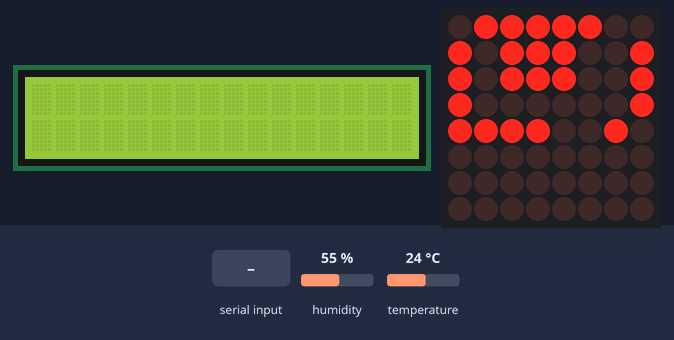
Bench run of a sketch on a simulated Arduino Uno, built with avr-gcc and run on an emulated ATmega328P. Shown: 16×2 character LCD, 8×8 LED matrix. The test bench sets the inputs (shaded band); at power-on: humidity 55 %, temperature 24 °C. Random numbers use the default seed unless the sketch sets one; what the sketch prints to the serial monitor is not drawn.

Above: at 1.2 s.
1.3 s: "1\n" received over Serial
At 2.1 s:
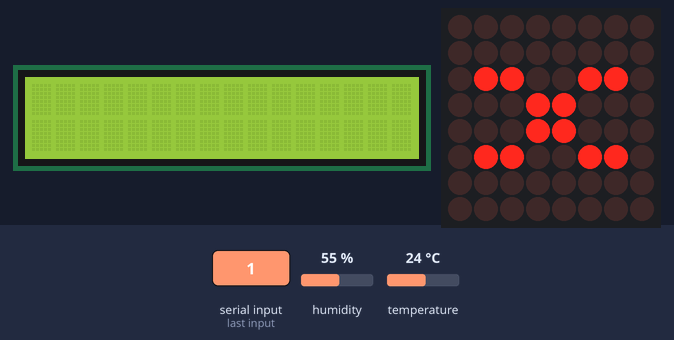
Timing chart, 0 to 4.3 s (numbered marks = the images above; inputs shaded):
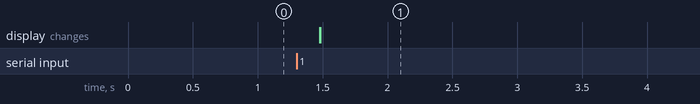

The sketch:

arduino_code.ino
```cpp
//www.elegoo.com
//2018.10.25

#include "LedControl.h"
#include <stdlib.h>
#include <dht_nonblocking.h>
#define DHT_SENSOR_TYPE DHT_TYPE_11
#define MESSAGE_BUFFER_SIZE 512
#include <LiquidCrystal.h>

LedControl lc = LedControl(12,10,11,1);
LiquidCrystal lcd(3, 9, 4, 5, 6, 7);

unsigned long delaytime1=200;
unsigned long delaytime2=30;

static const int DHT_TMPHMD_PIN = 2;
DHT_nonblocking dht_sensor( DHT_TMPHMD_PIN, DHT_SENSOR_TYPE );

const int LIGHT_id = 1;
const int WTRLVL_id = 0;

int facing = 1;
int time = 0;

int sentiment = 2;

char messageBuffer[512];

char printBuffer[250];

/*
 * Initialize the serial port.
 */
void setup()
{
  Serial.begin(9600);

  lcd.begin(16,2);
  lcd.noCursor();

  /*
  The MAX72XX is in power-saving mode on startup,
  we have to do a wakeup call
  */
  lc.shutdown(0,false);
  /* Set the brightness to a medium values */
  lc.setIntensity(0,6);
  /* and clear the display */
  lc.clearDisplay(0);

  strcpy(printBuffer,"Hello World! I am a Plant!\0");
}

void write(char* tex){
  lcd.write(tex);
}

void chill(){
  byte c[8] = {B00011110,
               B00100010,
               B00111010,
               B00111010,
               B00111000,
               B00100000,
               B00000010,
               B00011100};
  transposeBytes(c);
  eye(c);
}

void left(){
  byte left[8] = { B00111100,
                   B01000100,
                   B01110100,
                   B01110100,
                   B01110000,
                   B01000000,
                   B00000100,
                   B00111000};
  transposeBytes(left);
  eye(left);
}

void right(){
  byte right[8] = { B00011110,
                    B00010001,
                    B00010111,
                    B00010111,
                    B00000111,
                    B00000001,
                    B00010000,
                    B00001110 };
  transposeBytes(right);
  eye(right);
}

void heart(){
  byte clos[8] = { B00000000,
                   B00010100,
                   B00111110,
                   B00111110,
                   B00011100,
                   B00001000,
                   B00000000,
                   B00000000};
  transposeBytes(clos);
  eye(clos);
}

void sad(){
  byte clos[8] = { B00000100,
                   B00011000,
                   B00000000,
                   B00101100,
                   B00101100,
                   B00100000,
                   B00000010,
                   B00011100};
  transposeBytes(clos);
  eye(clos);
}

void sadb(){
  byte clos[8] = { B00000100,
                   B00011000,
                   B00000000,
                   B00000000,
                   B00100010,
                   B00011100,
                   B00000000,
                   B00000000};
  transposeBytes(clos);
  eye(clos);
}

void close(){
  byte clos[8] = { B00000000,
                   B00000000,
                   B00000000,
                   B00111110,
                   B01111110,
                   B00111100,
                   B00000000,
                   B00000000 };
  transposeBytes(clos);
  eye(clos);
}

void annoyed(){
  byte clos[8] = { B00000000,
                   B00000000,
                   B00000000,
                   B01111100,
                   B00000000,
                   B01111100,
                   B01111100,
                   B00000000 };
  transposeBytes(clos);
  eye(clos);
}

void dead(){
  byte clos[8] = { B00000000,
                   B00100100,
                   B00100100,
                   B00011000,
                   B00011000,
                   B00100100,
                   B00100100,
                   B00000000 };
  transposeBytes(clos);
  eye(clos);
}

void transposeBytes(byte arr[8]) {
  byte transposed[8];
  for (int i = 0; i < 8; i++) {
    transposed[i] = 0;
    for (int j = 0; j < 8; j++) {
      transposed[i] |= ((arr[j] >> i) & 1) << (7 - j);
    }
  }
  for (int i = 0; i < 8; i++) {
    arr[i] = transposed[i];
  }
}

void eye(byte code []){

  for (int i=0;i<8;i++){
    lc.setRow(0,i,code[i]);
  }
  delay(delaytime1);
}

/*
 * Poll for a measurement, keeping the state machine alive.  Returns
 * true if a measurement is available.
 */
static bool measure_environment( float *temperature, float *humidity )
{
  static unsigned long measurement_timestamp = millis( );

  /* Measure once every four seconds. */
  if( millis( ) - measurement_timestamp > 5000ul )
  {
    if( dht_sensor.measure( temperature, humidity ) == true )
    {
      measurement_timestamp = millis( );
      return( true );
    }
  }

  return( false );
}


void heartPulse(){
  heart();
  if (time % 30 == 0){
    close();
  } else if (time % 8 == 0){
    lc.setIntensity(0,15);
  } else if (time % 8 == 4){
    lc.setIntensity(0,4);
  }
}

void blink(){
  lc.setIntensity(0,4);

  if (time % 30 == 0){
    close();
  } else {

    int r = rand() % 80;
    if (r == 10){
      facing += 1;
      facing = facing % 4;
    }

    if (facing == 1) {
      right();
     } else if (facing == 2) {
      chill();
    } else if (facing == 3) {
      left();
    } else {
      chill();
    }
  }
}

void annBlink(){
  lc.setIntensity(0,4);
  if (time % 30 == 0){
    close();
  } else {
    annoyed();
  }
}

/*
 * Main program loop.
 */
void loop( )
{
  float temperature;
  float humidity;
  int waterlvl;
  int lightlvl;

  time += 1;

  if (sentiment < 1) {
    heartPulse();
  } else if (sentiment < 3) {
    blink();
  } else if (sentiment < 5) {
    annBlink();
  } else if (sentiment < 7) {
    sadb();
  } else {
    dead();
  }

  /* Measure temperature and humidity.  If the functions returns
     true, then a measurement is available. */
  if( measure_environment( &temperature, &humidity ) == true )
  {

    waterlvl = analogRead(WTRLVL_id);
    lightlvl = analogRead(LIGHT_id)-320;

    Serial.print("{\"temperature\": ");
    Serial.print(temperature, 1);
    Serial.print(", \"humidity\": ");
    Serial.print(humidity, 1);
    Serial.print(", \"water_level\": ");
    Serial.print(waterlvl, 1);
    Serial.print(", \"light_level\": ");
    Serial.print(lightlvl, 1);
    Serial.print("}\n");
  }


  Serial.flush();

  int nbits = Serial.available();
  if (nbits > 0) {
    sentiment = Serial.read();

    int i = 0;
    for (i; i < MESSAGE_BUFFER_SIZE; i++) {
      int messageByte = Serial.read();

      if (messageByte == -1) {
        break;
      }

      messageBuffer[i] = messageByte;

      if (messageByte == NULL) {
        break;
      }
    }
    messageBuffer[i+1] = '\0';

    lcd.clear();

    lcd.print(messageBuffer);
  }

}
```
